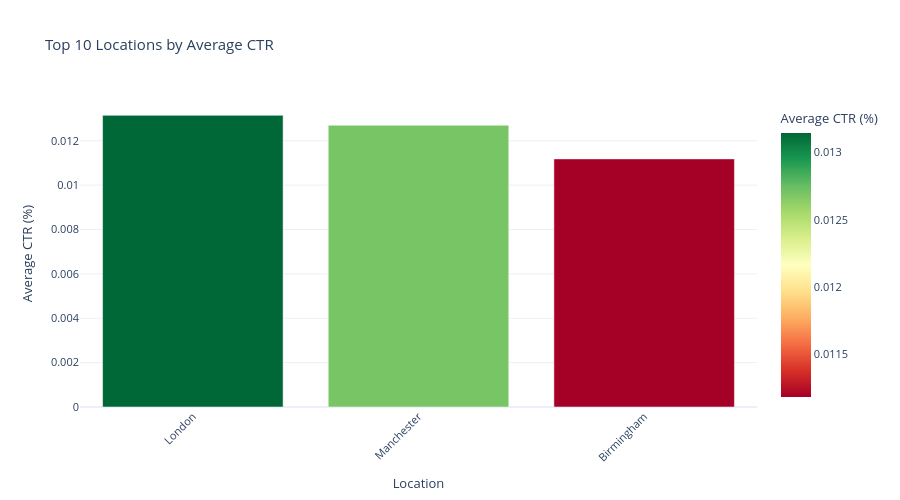
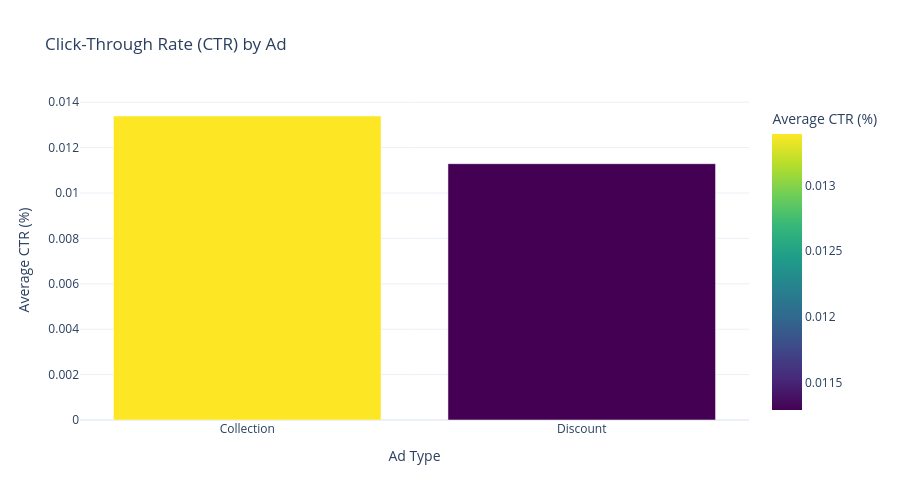

Here is the notebook cell these charts were saved with, in order:
### Markdown cell above
# 3.3 GEOGRAPHIC & AD PERFORMANCE ANALYSIS

### Code cell
print("="*80)
print("GEOGRAPHIC & AD PERFORMANCE ANALYSIS")
print("="*80)

if 'City/Location' in df.columns:
    location_stats = df.groupby('City/Location').agg({
        'Impressions': 'mean',
        'Clicks': 'mean',
        'CTR, %': 'mean',
        'Conversions': 'mean',
        'Spend, GBP': 'mean'
    }).round(2).sort_values('CTR, %', ascending=False)
    
    print("\nTop 10 Locations by CTR:")
    print(location_stats.head(10))
    
    # Top performing locations - Interactive bar chart
    top_locations = df.groupby('City/Location')['CTR, %'].mean().nlargest(10).reset_index()
    fig_location_ctr = px.bar(top_locations, x='City/Location', y='CTR, %',
                             title='Top 10 Locations by Average CTR',
                             labels={'CTR, %': 'Average CTR (%)', 'City/Location': 'Location'},
                             template='plotly_white', color='CTR, %',
                             color_continuous_scale='RdYlGn')
    fig_location_ctr.update_layout(height=500, font=dict(size=11), 
                                  xaxis_tickangle=-45, showlegend=False)
    fig_location_ctr.show()

if 'Ad' in df.columns:
    ad_stats = df.groupby('Ad').agg({
        'Impressions': 'mean',
        'Clicks': 'mean',
        'CTR, %': 'mean',
        'Conversions': 'mean',
        'Spend, GBP': 'mean'
    }).round(2).sort_values('CTR, %', ascending=False)
    
    print("\nAd Performance Metrics (Mean values):")
    print(ad_stats)
    
    # Ad performance - Interactive comparison
    ad_summary = df.groupby('Ad').agg({
        'CTR, %': 'mean',
        'Conversions': 'mean',
        'Spend, GBP': 'mean'
    }).reset_index()
    
    fig_ad_performance = px.bar(ad_summary, x='Ad', y='CTR, %',
                               title='Click-Through Rate (CTR) by Ad',
                               color='CTR, %', color_continuous_scale='Viridis',
                               labels={'CTR, %': 'Average CTR (%)', 'Ad': 'Ad Type'},
                               template='plotly_white')
    fig_ad_performance.update_layout(height=500, font=dict(size=12), showlegend=False)
    fig_ad_performance.show()

print("\n✓ Geographic and Ad performance plots displayed")

### Figure 1 — Plotly figure (JSON) as saved in the notebook; plotly's stock layout.template omitted (floating-point values rounded to 4 significant figures)
{"data": [{"hovertemplate": "Location=%{x}<br>Average CTR (%)=%{marker.color}<extra></extra>", "legendgroup": "", "marker": {"color": [0.01314, 0.0127, 0.01118], "coloraxis": "coloraxis", "pattern": {"shape": ""}}, "name": "", "orientation": "v", "showlegend": false, "textposition": "auto", "type": "bar", "x": ["London", "Manchester", "Birmingham"], "xaxis": "x", "y": [0.01314, 0.0127, 0.01118], "yaxis": "y"}], "layout": {"barmode": "relative", "coloraxis": {"colorbar": {"title": {"text": "Average CTR (%)"}}, "colorscale": [[0, "rgb(165,0,38)"], [0.1, "rgb(215,48,39)"], [0.2, "rgb(244,109,67)"], [0.3, "rgb(253,174,97)"], [0.4, "rgb(254,224,139)"], [0.5, "rgb(255,255,191)"], [0.6, "rgb(217,239,139)"], [0.7, "rgb(166,217,106)"], [0.8, "rgb(102,189,99)"], [0.9, "rgb(26,152,80)"], [1, "rgb(0,104,55)"]]}, "font": {"size": 11}, "height": 500, "legend": {"tracegroupgap": 0}, "showlegend": false, "title": {"text": "Top 10 Locations by Average CTR"}, "xaxis": {"anchor": "y", "domain": [0, 1], "tickangle": -45, "title": {"text": "Location"}}, "yaxis": {"anchor": "x", "domain": [0, 1], "title": {"text": "Average CTR (%)"}}}}

### Figure 2 — Plotly figure (JSON) as saved in the notebook; plotly's stock layout.template omitted (floating-point values rounded to 4 significant figures)
{"data": [{"hovertemplate": "Ad Type=%{x}<br>Average CTR (%)=%{marker.color}<extra></extra>", "legendgroup": "", "marker": {"color": [0.01339, 0.01129], "coloraxis": "coloraxis", "pattern": {"shape": ""}}, "name": "", "orientation": "v", "showlegend": false, "textposition": "auto", "type": "bar", "x": ["Collection", "Discount"], "xaxis": "x", "y": [0.01339, 0.01129], "yaxis": "y"}], "layout": {"barmode": "relative", "coloraxis": {"colorbar": {"title": {"text": "Average CTR (%)"}}, "colorscale": [[0, "#440154"], [0.1111, "#482878"], [0.2222, "#3e4989"], [0.3333, "#31688e"], [0.4444, "#26828e"], [0.5556, "#1f9e89"], [0.6667, "#35b779"], [0.7778, "#6ece58"], [0.8889, "#b5de2b"], [1, "#fde725"]]}, "font": {"size": 12}, "height": 500, "legend": {"tracegroupgap": 0}, "showlegend": false, "title": {"text": "Click-Through Rate (CTR) by Ad"}, "xaxis": {"anchor": "y", "domain": [0, 1], "title": {"text": "Ad Type"}}, "yaxis": {"anchor": "x", "domain": [0, 1], "title": {"text": "Average CTR (%)"}}}}
